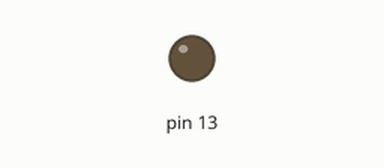
The sketch below on a simulated Arduino Uno, built with avr-gcc and run on an emulated ATmega328P. On the bench: output pins drawn as LEDs (lit = HIGH). What the sketch prints to the serial monitor is not drawn.

Above: at 0.3 s.
At 4.05 s:
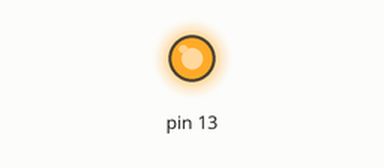
Timing chart, 0 to 4.6 s (numbered marks = the images above):
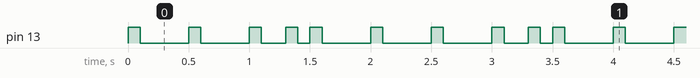

The sketch:

p03_LedExternoBailarin.ino
```cpp
/* Este proyecto utilizará la misma secuencia del ejemplo
2 pero ahora lo hará en un
*/


void setup() {
  /*Configuramos el led conectado al pin digital 13 como OUTPUT (salida)*/
  pinMode(13 , OUTPUT);
  /*Configuramos puerto serial*/
  Serial.begin(9600);
}

void loop() {

 /*Empieza a BAILAR*/

 digitalWrite(13 , HIGH); /*prendido*/
 delay(100); /*espera 100 ms*/
 digitalWrite(13 ,LOW); /*apagado*/
 delay(400);
 digitalWrite(13 , HIGH);
 delay(100);
 digitalWrite(13 ,LOW);
 delay(400);
 digitalWrite(13 , HIGH);
 delay(100);
 digitalWrite(13 ,LOW);
 delay(200);
 digitalWrite(13 , HIGH);
 delay(100);
 digitalWrite(13 ,LOW);
 delay(100);
 digitalWrite(13 , HIGH);
 delay(100);
 digitalWrite(13 ,LOW);
 delay(400);

 digitalWrite(13 , HIGH);
 delay(100);
 digitalWrite(13 ,LOW);
 delay(400);
 digitalWrite(13 , HIGH);
 delay(100);
 digitalWrite(13 ,LOW);
 delay(400);
 digitalWrite(13 , HIGH);
 delay(100);
 digitalWrite(13 ,LOW);
 delay(200);
 digitalWrite(13 , HIGH);
 delay(100);
 digitalWrite(13 ,LOW);
 delay(100);
 digitalWrite(13 , HIGH);
 delay(100);
 digitalWrite(13 ,LOW);
 delay(400);

 digitalWrite(13 , HIGH);
 delay(100);
 digitalWrite(13 ,LOW);
 delay(400);
 digitalWrite(13 , HIGH);
 delay(100);
 digitalWrite(13 ,LOW);
 delay(400);
 digitalWrite(13 , HIGH);
 delay(100);
 digitalWrite(13 ,LOW);
 delay(200);
 digitalWrite(13 , HIGH);
 delay(100);
 digitalWrite(13 ,LOW);
 delay(100);
 digitalWrite(13 , HIGH);
 delay(100);
 digitalWrite(13 ,LOW);
 delay(400);

 /*termina de BAILAR*/

 /*envia mensaje a serial*/
 Serial.print("proy13");

}
```

Measured:
- by itself, pin 13: repeats every 2.0 s: 2 × (LOW 0.40 s, HIGH 0.10 s), LOW 0.20 s, HIGH 0.10 s, LOW 0.10 s, HIGH 0.10 s, LOW 0.40 s, HIGH 0.10 s
- by itself, everything shown: repeats every 2.0 s, in 10 steps
